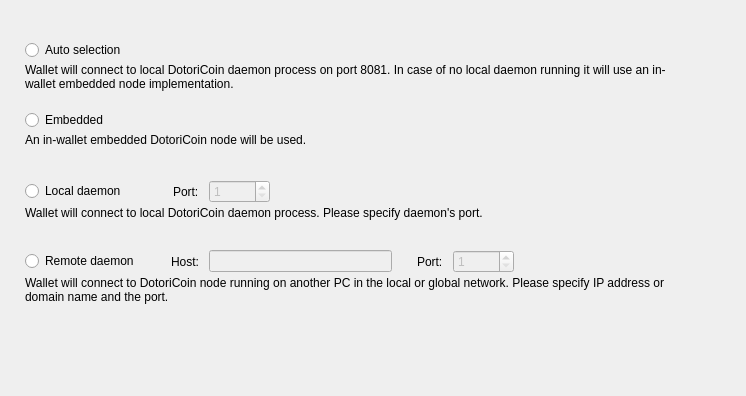
<?xml version="1.0" encoding="UTF-8"?>
<ui version="4.0">
 <class>ConnectionOptionsFrame</class>
 <widget class="QFrame" name="ConnectionOptionsFrame">
  <property name="geometry">
   <rect>
    <x>0</x>
    <y>0</y>
    <width>746</width>
    <height>396</height>
   </rect>
  </property>
  <property name="windowTitle">
   <string>Frame</string>
  </property>
  <property name="frameShape">
   <enum>QFrame::NoFrame</enum>
  </property>
  <property name="frameShadow">
   <enum>QFrame::Raised</enum>
  </property>
  <layout class="QVBoxLayout" name="verticalLayout_5">
   <property name="spacing">
    <number>0</number>
   </property>
   <property name="leftMargin">
    <number>25</number>
   </property>
   <property name="topMargin">
    <number>40</number>
   </property>
   <property name="rightMargin">
    <number>49</number>
   </property>
   <item>
    <widget class="QWidget" name="widget" native="true">
     <property name="sizePolicy">
      <sizepolicy hsizetype="Preferred" vsizetype="Fixed">
       <horstretch>0</horstretch>
       <verstretch>0</verstretch>
      </sizepolicy>
     </property>
     <property name="minimumSize">
      <size>
       <width>0</width>
       <height>70</height>
      </size>
     </property>
     <property name="maximumSize">
      <size>
       <width>16777215</width>
       <height>70</height>
      </size>
     </property>
     <layout class="QVBoxLayout" name="verticalLayout" stretch="0,1">
      <property name="spacing">
       <number>3</number>
      </property>
      <property name="leftMargin">
       <number>0</number>
      </property>
      <property name="topMargin">
       <number>0</number>
      </property>
      <property name="rightMargin">
       <number>0</number>
      </property>
      <property name="bottomMargin">
       <number>0</number>
      </property>
      <item>
       <widget class="QRadioButton" name="m_autoRadio">
        <property name="text">
         <string>Auto selection</string>
        </property>
        <attribute name="buttonGroup">
         <string notr="true">m_connectionButtonGroup</string>
        </attribute>
       </widget>
      </item>
      <item alignment="Qt::AlignTop">
       <widget class="WalletGui::WalletSmallGrayTextLabel" name="m_autoHelperLabel">
        <property name="text">
         <string>Wallet will connect to local DotoriCoin daemon process on port 8081. In case of no local daemon running it will use an in-wallet embedded node implementation.</string>
        </property>
        <property name="alignment">
         <set>Qt::AlignLeading|Qt::AlignLeft|Qt::AlignTop</set>
        </property>
        <property name="wordWrap">
         <bool>true</bool>
        </property>
        <property name="indent">
         <number>0</number>
        </property>
       </widget>
      </item>
     </layout>
    </widget>
   </item>
   <item>
    <widget class="QWidget" name="widget_2" native="true">
     <property name="sizePolicy">
      <sizepolicy hsizetype="Preferred" vsizetype="Fixed">
       <horstretch>0</horstretch>
       <verstretch>0</verstretch>
      </sizepolicy>
     </property>
     <property name="minimumSize">
      <size>
       <width>0</width>
       <height>70</height>
      </size>
     </property>
     <property name="maximumSize">
      <size>
       <width>16777215</width>
       <height>70</height>
      </size>
     </property>
     <layout class="QVBoxLayout" name="verticalLayout_2" stretch="0,1">
      <property name="spacing">
       <number>3</number>
      </property>
      <property name="leftMargin">
       <number>0</number>
      </property>
      <property name="topMargin">
       <number>0</number>
      </property>
      <property name="rightMargin">
       <number>0</number>
      </property>
      <property name="bottomMargin">
       <number>0</number>
      </property>
      <item>
       <widget class="QRadioButton" name="m_embeddedRadio">
        <property name="text">
         <string>Embedded</string>
        </property>
        <attribute name="buttonGroup">
         <string notr="true">m_connectionButtonGroup</string>
        </attribute>
       </widget>
      </item>
      <item alignment="Qt::AlignTop">
       <widget class="WalletGui::WalletSmallGrayTextLabel" name="m_embeddedHelperLabel">
        <property name="text">
         <string>An in-wallet embedded DotoriCoin node will be used.</string>
        </property>
        <property name="alignment">
         <set>Qt::AlignLeading|Qt::AlignLeft|Qt::AlignTop</set>
        </property>
        <property name="wordWrap">
         <bool>true</bool>
        </property>
        <property name="indent">
         <number>0</number>
        </property>
       </widget>
      </item>
     </layout>
    </widget>
   </item>
   <item>
    <widget class="QWidget" name="widget_3" native="true">
     <property name="sizePolicy">
      <sizepolicy hsizetype="Preferred" vsizetype="Fixed">
       <horstretch>0</horstretch>
       <verstretch>0</verstretch>
      </sizepolicy>
     </property>
     <property name="minimumSize">
      <size>
       <width>0</width>
       <height>70</height>
      </size>
     </property>
     <property name="maximumSize">
      <size>
       <width>16777215</width>
       <height>70</height>
      </size>
     </property>
     <layout class="QVBoxLayout" name="verticalLayout_3" stretch="0,1">
      <property name="spacing">
       <number>3</number>
      </property>
      <property name="leftMargin">
       <number>0</number>
      </property>
      <property name="topMargin">
       <number>0</number>
      </property>
      <property name="rightMargin">
       <number>0</number>
      </property>
      <property name="bottomMargin">
       <number>0</number>
      </property>
      <item>
       <layout class="QHBoxLayout" name="horizontalLayout">
        <property name="spacing">
         <number>10</number>
        </property>
        <item>
         <widget class="QRadioButton" name="m_localRadio">
          <property name="text">
           <string>Local daemon</string>
          </property>
          <attribute name="buttonGroup">
           <string notr="true">m_connectionButtonGroup</string>
          </attribute>
         </widget>
        </item>
        <item>
         <spacer name="horizontalSpacer">
          <property name="orientation">
           <enum>Qt::Horizontal</enum>
          </property>
          <property name="sizeType">
           <enum>QSizePolicy::Fixed</enum>
          </property>
          <property name="sizeHint" stdset="0">
           <size>
            <width>37</width>
            <height>20</height>
           </size>
          </property>
         </spacer>
        </item>
        <item>
         <widget class="QLabel" name="label">
          <property name="text">
           <string>Port:</string>
          </property>
         </widget>
        </item>
        <item alignment="Qt::AlignVCenter">
         <widget class="QSpinBox" name="m_localPortSpin">
          <property name="enabled">
           <bool>false</bool>
          </property>
          <property name="minimum">
           <number>1</number>
          </property>
          <property name="maximum">
           <number>65535</number>
          </property>
          <property name="value">
           <number>1</number>
          </property>
         </widget>
        </item>
        <item>
         <spacer name="horizontalSpacer_2">
          <property name="orientation">
           <enum>Qt::Horizontal</enum>
          </property>
          <property name="sizeHint" stdset="0">
           <size>
            <width>40</width>
            <height>20</height>
           </size>
          </property>
         </spacer>
        </item>
       </layout>
      </item>
      <item alignment="Qt::AlignTop">
       <widget class="WalletGui::WalletSmallGrayTextLabel" name="m_localHelperLabel">
        <property name="text">
         <string>Wallet will connect to local DotoriCoin daemon process. Please specify daemon's port.</string>
        </property>
        <property name="alignment">
         <set>Qt::AlignLeading|Qt::AlignLeft|Qt::AlignTop</set>
        </property>
        <property name="wordWrap">
         <bool>true</bool>
        </property>
        <property name="indent">
         <number>0</number>
        </property>
       </widget>
      </item>
     </layout>
    </widget>
   </item>
   <item>
    <widget class="QWidget" name="widget_4" native="true">
     <property name="sizePolicy">
      <sizepolicy hsizetype="Preferred" vsizetype="Fixed">
       <horstretch>0</horstretch>
       <verstretch>0</verstretch>
      </sizepolicy>
     </property>
     <property name="minimumSize">
      <size>
       <width>0</width>
       <height>70</height>
      </size>
     </property>
     <property name="maximumSize">
      <size>
       <width>16777215</width>
       <height>70</height>
      </size>
     </property>
     <layout class="QVBoxLayout" name="verticalLayout_4" stretch="0,1">
      <property name="spacing">
       <number>3</number>
      </property>
      <property name="leftMargin">
       <number>0</number>
      </property>
      <property name="topMargin">
       <number>0</number>
      </property>
      <property name="rightMargin">
       <number>0</number>
      </property>
      <property name="bottomMargin">
       <number>0</number>
      </property>
      <item>
       <layout class="QHBoxLayout" name="horizontalLayout_2">
        <property name="spacing">
         <number>10</number>
        </property>
        <item>
         <widget class="QRadioButton" name="m_remoteRadio">
          <property name="text">
           <string>Remote daemon</string>
          </property>
          <attribute name="buttonGroup">
           <string notr="true">m_connectionButtonGroup</string>
          </attribute>
         </widget>
        </item>
        <item>
         <spacer name="horizontalSpacer_3">
          <property name="orientation">
           <enum>Qt::Horizontal</enum>
          </property>
          <property name="sizeType">
           <enum>QSizePolicy::Fixed</enum>
          </property>
          <property name="sizeHint" stdset="0">
           <size>
            <width>22</width>
            <height>20</height>
           </size>
          </property>
         </spacer>
        </item>
        <item>
         <widget class="QLabel" name="label_2">
          <property name="text">
           <string>Host:</string>
          </property>
         </widget>
        </item>
        <item>
         <widget class="QLineEdit" name="m_remoteHostEdit">
          <property name="enabled">
           <bool>false</bool>
          </property>
         </widget>
        </item>
        <item>
         <spacer name="horizontalSpacer_5">
          <property name="orientation">
           <enum>Qt::Horizontal</enum>
          </property>
          <property name="sizeType">
           <enum>QSizePolicy::Fixed</enum>
          </property>
          <property name="sizeHint" stdset="0">
           <size>
            <width>15</width>
            <height>20</height>
           </size>
          </property>
         </spacer>
        </item>
        <item>
         <widget class="QLabel" name="label_3">
          <property name="text">
           <string>Port:</string>
          </property>
         </widget>
        </item>
        <item alignment="Qt::AlignVCenter">
         <widget class="QSpinBox" name="m_remotePortSpin">
          <property name="enabled">
           <bool>false</bool>
          </property>
          <property name="minimum">
           <number>1</number>
          </property>
          <property name="maximum">
           <number>65535</number>
          </property>
          <property name="value">
           <number>1</number>
          </property>
         </widget>
        </item>
        <item>
         <spacer name="horizontalSpacer_4">
          <property name="orientation">
           <enum>Qt::Horizontal</enum>
          </property>
          <property name="sizeHint" stdset="0">
           <size>
            <width>40</width>
            <height>20</height>
           </size>
          </property>
         </spacer>
        </item>
       </layout>
      </item>
      <item alignment="Qt::AlignTop">
       <widget class="WalletGui::WalletSmallGrayTextLabel" name="m_remoteHelperLabel">
        <property name="text">
         <string>Wallet will connect to DotoriCoin node running on another PC in the local or global network. Please specify IP address or domain name and the port.</string>
        </property>
        <property name="alignment">
         <set>Qt::AlignLeading|Qt::AlignLeft|Qt::AlignTop</set>
        </property>
        <property name="wordWrap">
         <bool>true</bool>
        </property>
        <property name="indent">
         <number>0</number>
        </property>
       </widget>
      </item>
     </layout>
    </widget>
   </item>
   <item>
    <spacer name="verticalSpacer">
     <property name="orientation">
      <enum>Qt::Vertical</enum>
     </property>
     <property name="sizeHint" stdset="0">
      <size>
       <width>665</width>
       <height>61</height>
      </size>
     </property>
    </spacer>
   </item>
  </layout>
 </widget>
 <customwidgets>
  <customwidget>
   <class>WalletGui::WalletSmallGrayTextLabel</class>
   <extends>QLabel</extends>
   <header>Gui/Common/WalletTextLabel.h</header>
  </customwidget>
 </customwidgets>
 <resources/>
 <connections>
  <connection>
   <sender>m_remoteHostEdit</sender>
   <signal>textChanged(QString)</signal>
   <receiver>ConnectionOptionsFrame</receiver>
   <slot>remoteHostNameChanged(QString)</slot>
   <hints>
    <hint type="sourcelabel">
     <x>390</x>
     <y>319</y>
    </hint>
    <hint type="destinationlabel">
     <x>372</x>
     <y>197</y>
    </hint>
   </hints>
  </connection>
  <connection>
   <sender>m_connectionButtonGroup</sender>
   <signal>buttonClicked(int)</signal>
   <receiver>ConnectionOptionsFrame</receiver>
   <slot>connectionButtonClicked(int)</slot>
   <hints>
    <hint type="sourcelabel">
     <x>-1</x>
     <y>-1</y>
    </hint>
    <hint type="destinationlabel">
     <x>372</x>
     <y>197</y>
    </hint>
   </hints>
  </connection>
  <connection>
   <sender>m_remoteRadio</sender>
   <signal>toggled(bool)</signal>
   <receiver>m_remoteHostEdit</receiver>
   <slot>setEnabled(bool)</slot>
   <hints>
    <hint type="sourcelabel">
     <x>88</x>
     <y>264</y>
    </hint>
    <hint type="destinationlabel">
     <x>312</x>
     <y>263</y>
    </hint>
   </hints>
  </connection>
  <connection>
   <sender>m_remoteRadio</sender>
   <signal>toggled(bool)</signal>
   <receiver>m_remotePortSpin</receiver>
   <slot>setEnabled(bool)</slot>
   <hints>
    <hint type="sourcelabel">
     <x>88</x>
     <y>264</y>
    </hint>
    <hint type="destinationlabel">
     <x>498</x>
     <y>263</y>
    </hint>
   </hints>
  </connection>
  <connection>
   <sender>m_localRadio</sender>
   <signal>toggled(bool)</signal>
   <receiver>m_localPortSpin</receiver>
   <slot>setEnabled(bool)</slot>
   <hints>
    <hint type="sourcelabel">
     <x>81</x>
     <y>194</y>
    </hint>
    <hint type="destinationlabel">
     <x>270</x>
     <y>193</y>
    </hint>
   </hints>
  </connection>
 </connections>
 <slots>
  <slot>remoteHostNameChanged(QString)</slot>
  <slot>connectionButtonClicked(int)</slot>
 </slots>
 <buttongroups>
  <buttongroup name="m_connectionButtonGroup"/>
 </buttongroups>
</ui>
